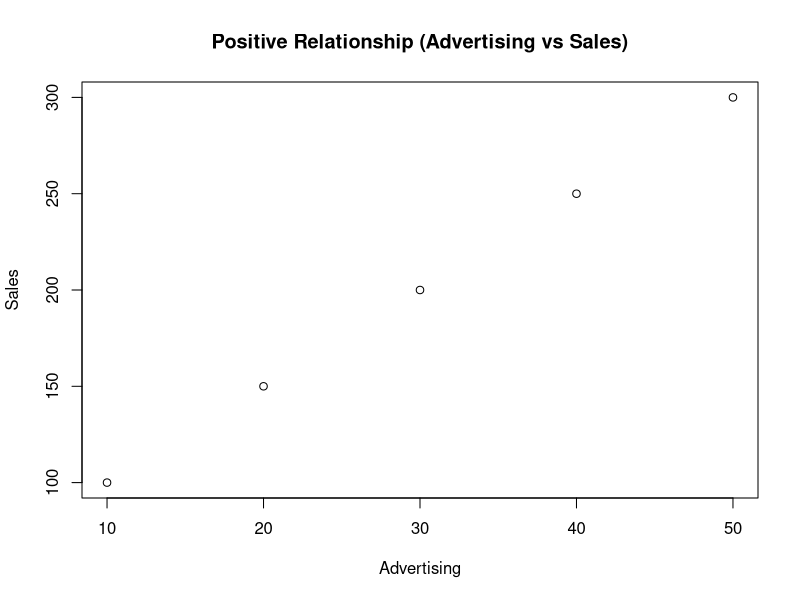
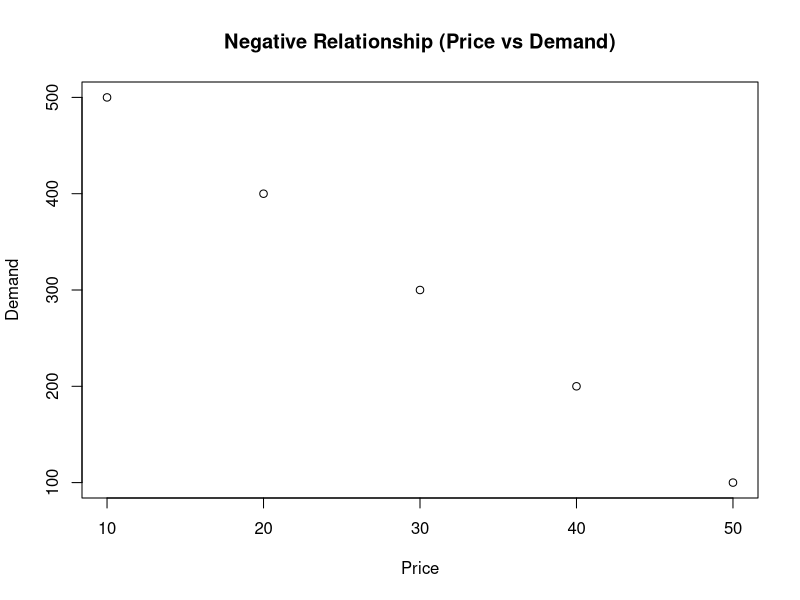
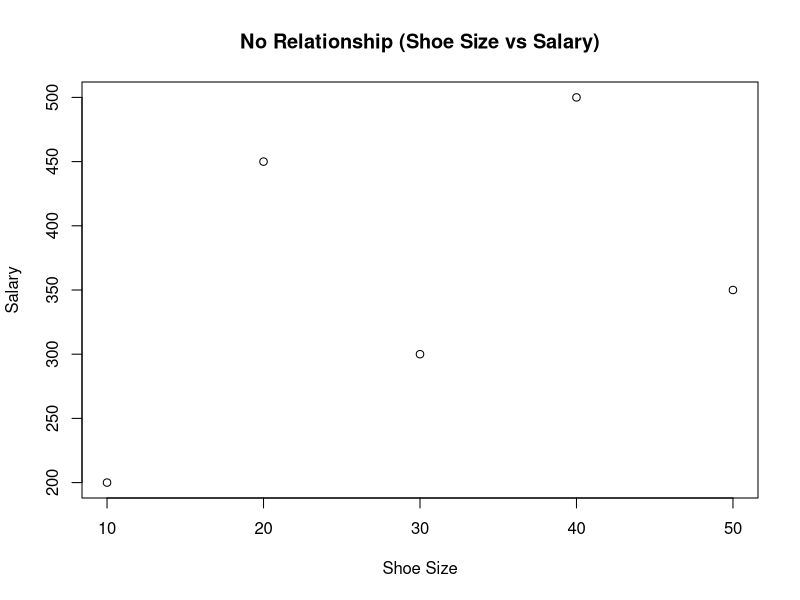

Generate these figures, in order, with R:
## ---- chunk 1
x <- c(10, 20, 30, 40, 50)
y <- c(100, 150, 200, 250, 300)
plot(x, y, main="Positive Relationship (Advertising vs Sales)", xlab="Advertising", ylab="Sales")
## ---- chunk 2
x <- c(10, 20, 30, 40, 50)
y <- c(500, 400, 300, 200, 100)
plot(x, y, main="Negative Relationship (Price vs Demand)", xlab="Price", ylab="Demand")
## ---- chunk 3
x <- c(10, 20, 30, 40, 50)
y <- c(200, 450, 300, 500, 350)
plot(x, y, main="No Relationship (Shoe Size vs Salary)", xlab="Shoe Size", ylab="Salary")
## ---- chunk 4
cor(x, y)
## ---- chunk 5
model <- lm(y ~ x)
summary(model)
